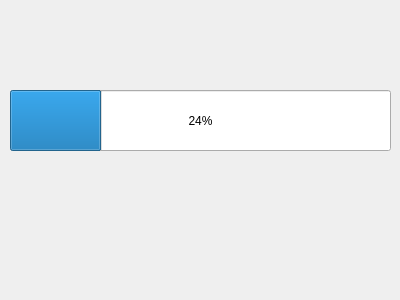
<?xml version="1.0" encoding="UTF-8"?>
<ui version="4.0">
 <class>progressbar</class>
 <widget class="QDialog" name="progressbar">
  <property name="geometry">
   <rect>
    <x>0</x>
    <y>0</y>
    <width>400</width>
    <height>300</height>
   </rect>
  </property>
  <property name="windowTitle">
   <string>Dialog</string>
  </property>
  <widget class="QProgressBar" name="progressBar">
   <property name="geometry">
    <rect>
     <x>10</x>
     <y>90</y>
     <width>381</width>
     <height>61</height>
    </rect>
   </property>
   <property name="value">
    <number>24</number>
   </property>
  </widget>
 </widget>
 <resources/>
 <connections/>
</ui>
